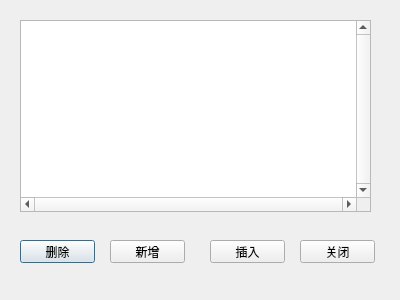
<?xml version="1.0" encoding="UTF-8"?>
<ui version="4.0">
 <class>child_tv</class>
 <widget class="QDialog" name="child_tv">
  <property name="enabled">
   <bool>true</bool>
  </property>
  <property name="geometry">
   <rect>
    <x>0</x>
    <y>0</y>
    <width>400</width>
    <height>300</height>
   </rect>
  </property>
  <property name="windowTitle">
   <string>摄区文件管理...</string>
  </property>
  <widget class="QTableView" name="tableView">
   <property name="geometry">
    <rect>
     <x>20</x>
     <y>20</y>
     <width>351</width>
     <height>192</height>
    </rect>
   </property>
   <property name="verticalScrollBarPolicy">
    <enum>Qt::ScrollBarAlwaysOn</enum>
   </property>
   <property name="horizontalScrollBarPolicy">
    <enum>Qt::ScrollBarAlwaysOn</enum>
   </property>
   <property name="sizeAdjustPolicy">
    <enum>QAbstractScrollArea::AdjustToContentsOnFirstShow</enum>
   </property>
   <property name="sortingEnabled">
    <bool>false</bool>
   </property>
  </widget>
  <widget class="QPushButton" name="pushButton">
   <property name="geometry">
    <rect>
     <x>20</x>
     <y>240</y>
     <width>75</width>
     <height>23</height>
    </rect>
   </property>
   <property name="text">
    <string>删除</string>
   </property>
  </widget>
  <widget class="QPushButton" name="pushButton_2">
   <property name="geometry">
    <rect>
     <x>110</x>
     <y>240</y>
     <width>75</width>
     <height>23</height>
    </rect>
   </property>
   <property name="text">
    <string>新增</string>
   </property>
  </widget>
  <widget class="QPushButton" name="pushButton_3">
   <property name="geometry">
    <rect>
     <x>210</x>
     <y>240</y>
     <width>75</width>
     <height>23</height>
    </rect>
   </property>
   <property name="text">
    <string>插入</string>
   </property>
  </widget>
  <widget class="QPushButton" name="pushButton_4">
   <property name="geometry">
    <rect>
     <x>300</x>
     <y>240</y>
     <width>75</width>
     <height>23</height>
    </rect>
   </property>
   <property name="text">
    <string>关闭</string>
   </property>
  </widget>
 </widget>
 <resources/>
 <connections/>
</ui>
